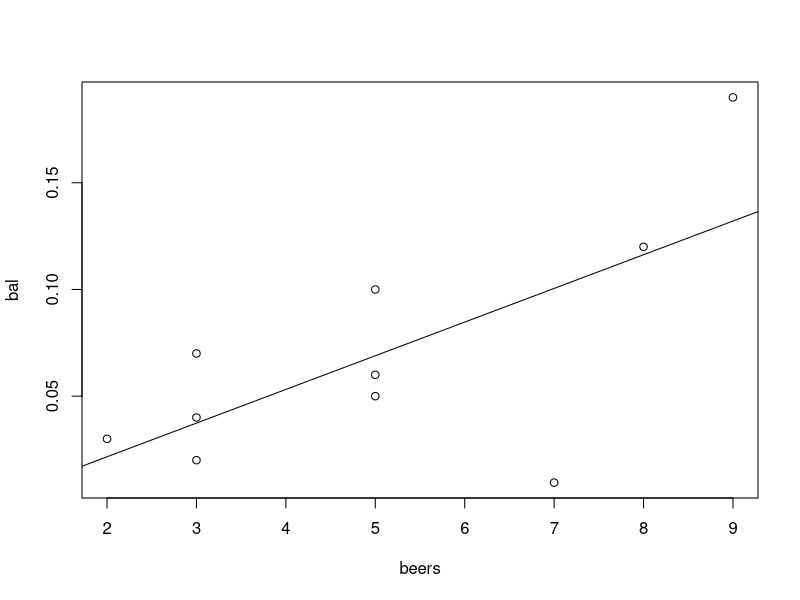

Write the R code that produced this figure.
# 상관분석, 상관계수
# 얼마나 선형성을 보이는지 수치상으로 나타낼 수 있는 방법 = 상관 분석
# 상관 계수 = 상관계수는 선형성의 정도를 나타내는 척도로 볼 수 있다.
# 상관 계수 r 
# r > 0 (x : 증가 y : 증가)
# r < 0 (x : 증가 y : 감소)
# r 1, -1 에 가까울 수록 상관성이 높다.
# 상관계수 값에 따른 관측값들의 분포를 보여준다.
# 상관 계수값이 1, -1 에 가까울수록 관측값들의 분포가 직선에 가까워진다.

beers = c(5, 2, 9, 8, 3, 7, 3, 5, 3, 5) # 자료 입력
bal <- c(0.1, 0.03, 0.19, 0.12, 0.04, 0.0095, 0.07, # 자료 입력
0.06, 0.02, 0.05)
tbl <- data.frame(beers, bal) # 데이터 프레임 생성
tbl
plot(bal ~ beers, data = tbl) # 산점도
#lm = 두 변수의 선형관계를 선의 식(회귀식 이라고 한다.) 자동으로 찾을 수 있는 역활
#lm = y=ax+b 
#abline 회귀식을 이용하여 산점도 위에 선을 그리는 함수
res = lm(bal ~ beers, data = tbl) # 회귀식 도출
abline(res) # 회귀선 그리기
# cor 상관 계수값을 반올림 -> 0.68 (두 변수사이의 상관성이 상당히 높다. 1에 거의 근접?) 
cor(beers, bal) # 상관계수 계산
# 상관 계수값과 두 변수의 상관성
# 상관계수값이 어느 정도 되어야 두 변수가 상관성이 있을까?
# 다만 상관계수값이 0.5 < r < -0.5 두 변수의 상관성이 높다고 판다.

# 4 개 변수 간 상관성 분석
cor(iris[,1:4])

